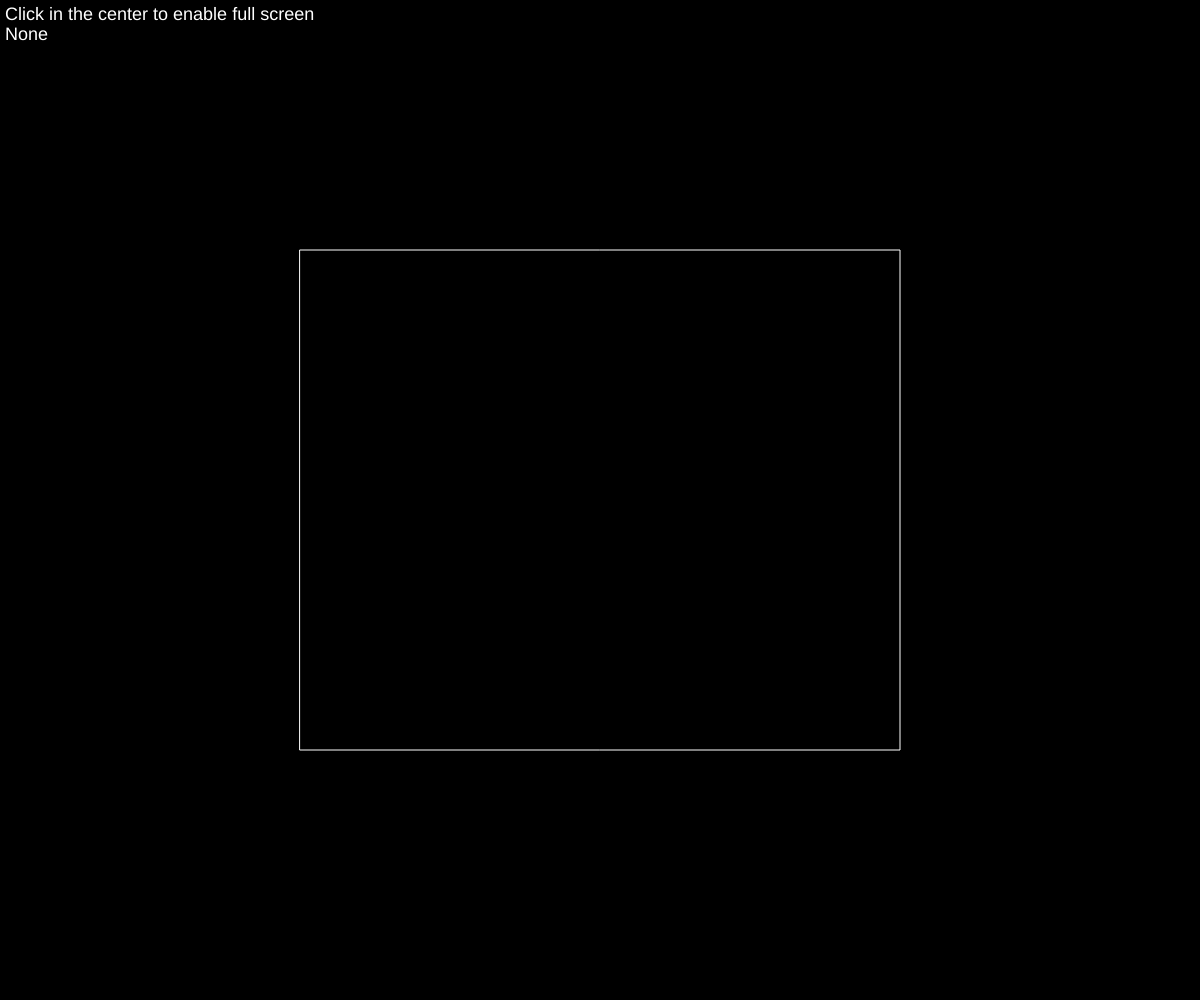
Frame 1 (no input)
Frame 60 (no input): identical to frame 1, image omitted
Frame 120 (the mouse pressed at the canvas centre since frame 60): identical to frame 1, image omitted

The p5.js sketch that drew this single still picture (run headless with seeded random() and noise() and a simulated clock; from frame 60 on, the mouse is pressed at the canvas centre):

// p5.js sketch
// ── sketch.js
var r = 0;
var g = 0;
var b = 0;
var bgColor;
var myTurnedAxis = 'None';

function setup() {
	createCanvas(windowWidth, windowHeight);
	textSize(18);
  rectMode(CENTER);
}

function draw() {
  bgColor = color(r,g,b);
  background(bgColor);
  fill(255);
  noStroke();
  text('Click in the center to enable full screen', 5, 20);
  text(myTurnedAxis, 5, 40);
  stroke(255);
  noFill();
  rect(width/2,height/2,width/2,height/2);
  if (r >= 5) {
    r -= 5;
  }
}


function deviceTurned(){
  if (turnAxis == 'X') {
    r = 255;
  }
}
function windowResized() {
	resizeCanvas(windowWidth, windowHeight);
}

function mousePressed() {
	if(mouseX > width/4 && mouseX < width/4*3 && mouseY > height/4 && mouseY < height/4*3) {
		var fs = fullscreen();
		fullscreen(!fs);
	}
}
